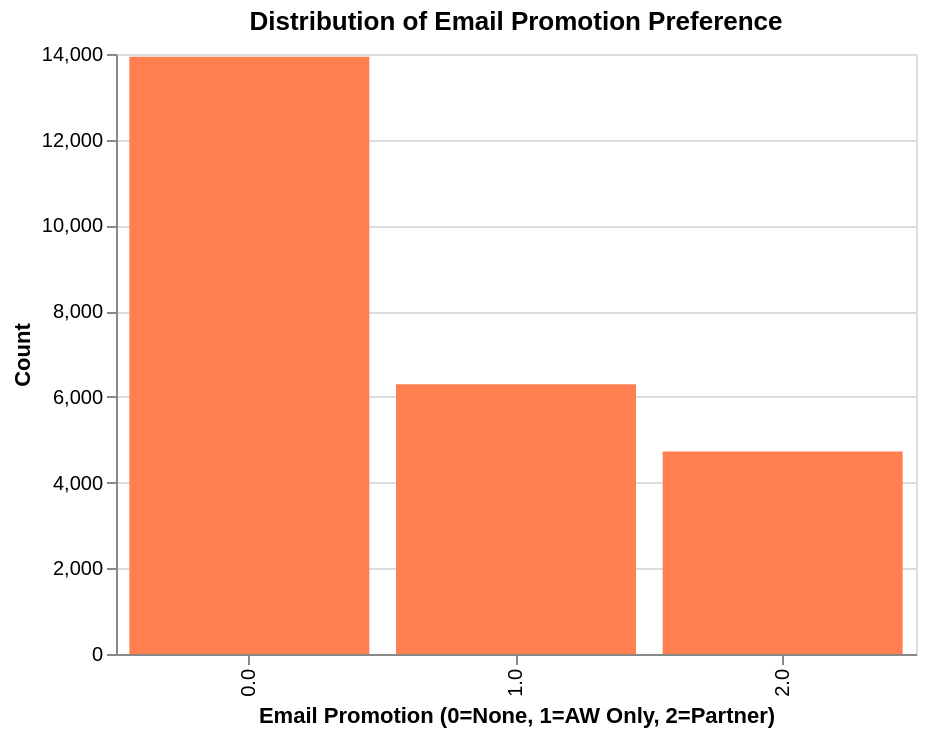

Notebook code for this chart:
### Code cell
# Bar chart
ep_counts = df['email_promotion'].value_counts().reset_index()
ep_counts.columns = ['email_promotion', 'count']
ep_counts['email_promotion'] = ep_counts['email_promotion'].astype(str)

chart2 = alt.Chart(ep_counts).mark_bar(color='coral').encode(
    x=alt.X('email_promotion:N',
            sort=['0.0','1.0','2.0'],
            title='Email Promotion (0=None, 1=AW Only, 2=Partner)'),
    y=alt.Y('count:Q', title='Count'),
    tooltip=['email_promotion', 'count']
).properties(
    title='Distribution of Email Promotion Preference',
    width=400, height=300
)
chart2

### Figure 1 — Vega-Lite specification as saved in the notebook (floating-point values rounded to 4 significant figures)
{"config": {"view": {"continuousWidth": 300, "continuousHeight": 300}}, "data": {"name": "data-f26b25bc1196085e359e546d928fcabc"}, "mark": {"type": "bar", "color": "coral"}, "encoding": {"tooltip": [{"field": "email_promotion", "type": "nominal"}, {"field": "count", "type": "quantitative"}], "x": {"field": "email_promotion", "sort": ["0.0", "1.0", "2.0"], "title": "Email Promotion (0=None, 1=AW Only, 2=Partner)", "type": "nominal"}, "y": {"field": "count", "title": "Count", "type": "quantitative"}}, "height": 300, "title": "Distribution of Email Promotion Preference", "width": 400, "$schema": "https://vega.github.io/schema/vega-lite/v5.20.1.json", "datasets": {"data-f26b25bc1196085e359e546d928fcabc": [{"email_promotion": "0.0", "count": 13936}, {"email_promotion": "1.0", "count": 6292}, {"email_promotion": "2.0", "count": 4725}]}}
